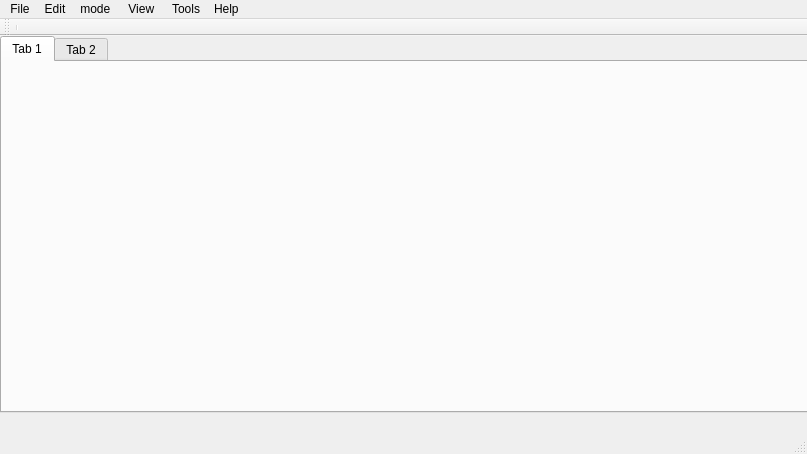
<?xml version="1.0" encoding="UTF-8"?>
<ui version="4.0">
 <class>MainWindow</class>
 <widget class="QMainWindow" name="MainWindow">
  <property name="geometry">
   <rect>
    <x>0</x>
    <y>0</y>
    <width>807</width>
    <height>454</height>
   </rect>
  </property>
  <property name="windowTitle">
   <string>MainWindow</string>
  </property>
  <widget class="QWidget" name="centralwidget">
   <widget class="QTabWidget" name="tabWidget">
    <property name="geometry">
     <rect>
      <x>0</x>
      <y>0</y>
      <width>820</width>
      <height>377</height>
     </rect>
    </property>
    <property name="currentIndex">
     <number>0</number>
    </property>
    <widget class="QWidget" name="tab">
     <attribute name="title">
      <string>Tab 1</string>
     </attribute>
     <layout class="QHBoxLayout" name="horizontalLayout">
      <item>
       <spacer name="horizontalSpacer">
        <property name="orientation">
         <enum>Qt::Horizontal</enum>
        </property>
        <property name="sizeHint" stdset="0">
         <size>
          <width>748</width>
          <height>20</height>
         </size>
        </property>
       </spacer>
      </item>
      <item>
       <widget class="QWidget" name="widget" native="true"/>
      </item>
      <item>
       <spacer name="verticalSpacer">
        <property name="orientation">
         <enum>Qt::Vertical</enum>
        </property>
        <property name="sizeHint" stdset="0">
         <size>
          <width>20</width>
          <height>330</height>
         </size>
        </property>
       </spacer>
      </item>
     </layout>
    </widget>
    <widget class="QWidget" name="tab_2">
     <attribute name="title">
      <string>Tab 2</string>
     </attribute>
    </widget>
   </widget>
  </widget>
  <widget class="QMenuBar" name="menubar">
   <property name="geometry">
    <rect>
     <x>0</x>
     <y>0</y>
     <width>807</width>
     <height>21</height>
    </rect>
   </property>
   <widget class="QMenu" name="menuFile">
    <property name="title">
     <string>File</string>
    </property>
    <addaction name="actionOpen"/>
    <addaction name="actionSave"/>
    <addaction name="actionSave_As"/>
    <addaction name="separator"/>
    <addaction name="actionExort_to"/>
    <addaction name="actionExport_to_GDF"/>
    <addaction name="actionExport_Events"/>
    <addaction name="actionImport_Events"/>
    <addaction name="separator"/>
    <addaction name="actionInfo"/>
    <addaction name="separator"/>
    <addaction name="actionClose"/>
    <addaction name="separator"/>
    <addaction name="actionExit"/>
   </widget>
   <widget class="QMenu" name="menuEdit">
    <property name="title">
     <string>Edit</string>
    </property>
    <addaction name="actionUndo"/>
    <addaction name="actionRedo"/>
    <addaction name="separator"/>
    <addaction name="actionto_all_channels"/>
    <addaction name="actioncopy_to_channels"/>
    <addaction name="actiondelete"/>
    <addaction name="actionchange_channel"/>
    <addaction name="actionchange_type"/>
    <addaction name="separator"/>
    <addaction name="actioninsert_over"/>
   </widget>
   <widget class="QMenu" name="menumode">
    <property name="title">
     <string>mode </string>
    </property>
    <addaction name="actionNew_event"/>
    <addaction name="actionedit_event"/>
    <addaction name="actionScroll"/>
    <addaction name="actionView_options"/>
   </widget>
   <widget class="QMenu" name="menuView">
    <property name="title">
     <string>View </string>
    </property>
    <widget class="QMenu" name="menuToolbar">
     <property name="title">
      <string>Toolbar </string>
     </property>
     <addaction name="actionFile"/>
     <addaction name="actionMode"/>
     <addaction name="actionView"/>
     <addaction name="separator"/>
     <addaction name="actionHide_All_Toolbars"/>
    </widget>
    <widget class="QMenu" name="menuAnimations">
     <property name="title">
      <string>Animations </string>
     </property>
     <addaction name="actionAnimation"/>
     <addaction name="actionSet_animation_duration"/>
    </widget>
    <addaction name="menuToolbar"/>
    <addaction name="actionStatus_bar"/>
    <addaction name="menuAnimations"/>
    <addaction name="separator"/>
    <addaction name="actionEvents"/>
    <addaction name="actionChannels"/>
    <addaction name="actionScale_All"/>
    <addaction name="separator"/>
    <addaction name="actionZoom_in_vertical"/>
    <addaction name="actionZoom_out_vertical"/>
    <addaction name="actionZoom_in_horizontal"/>
    <addaction name="actionZoom_out_horizontal"/>
    <addaction name="separator"/>
    <addaction name="actionGo_to"/>
    <addaction name="separator"/>
    <addaction name="actionGoto_and_Select_Next_Event"/>
    <addaction name="actionGoto_and_Select_Previos_Event"/>
    <addaction name="separator"/>
    <addaction name="actionFit_View_to_Selected_Event"/>
    <addaction name="actionHide_Events_of_Other_Types"/>
    <addaction name="actionShow_All_Events"/>
   </widget>
   <widget class="QMenu" name="menuTools">
    <property name="title">
     <string>Tools</string>
    </property>
    <addaction name="actionCalculate_mean"/>
    <addaction name="actionPower_Spectrum"/>
   </widget>
   <widget class="QMenu" name="menuHelp">
    <property name="title">
     <string>Help </string>
    </property>
    <addaction name="actionAbout"/>
   </widget>
   <addaction name="menuFile"/>
   <addaction name="menuEdit"/>
   <addaction name="menumode"/>
   <addaction name="menuView"/>
   <addaction name="menuTools"/>
   <addaction name="menuHelp"/>
  </widget>
  <widget class="QStatusBar" name="statusbar"/>
  <widget class="QToolBar" name="toolBar">
   <property name="windowTitle">
    <string>toolBar</string>
   </property>
   <attribute name="toolBarArea">
    <enum>TopToolBarArea</enum>
   </attribute>
   <attribute name="toolBarBreak">
    <bool>false</bool>
   </attribute>
   <addaction name="separator"/>
  </widget>
  <action name="actionOpen">
   <property name="icon">
    <iconset theme="file">
     <normaloff>sigviewer</normaloff>sigviewer</iconset>
   </property>
   <property name="text">
    <string>Open</string>
   </property>
  </action>
  <action name="actionUndo">
   <property name="icon">
    <iconset theme="undo">
     <normaloff>sigviewer</normaloff>sigviewer</iconset>
   </property>
   <property name="text">
    <string>Undo</string>
   </property>
   <property name="shortcut">
    <string>Ctrl+Z</string>
   </property>
  </action>
  <action name="actionRedo">
   <property name="text">
    <string>Redo</string>
   </property>
   <property name="shortcut">
    <string>Ctrl+Y</string>
   </property>
  </action>
  <action name="actionto_all_channels">
   <property name="text">
    <string>to all channels </string>
   </property>
  </action>
  <action name="actioncopy_to_channels">
   <property name="text">
    <string>copy to channels </string>
   </property>
  </action>
  <action name="actiondelete">
   <property name="text">
    <string>delete </string>
   </property>
   <property name="shortcut">
    <string>Del</string>
   </property>
  </action>
  <action name="actionchange_channel">
   <property name="text">
    <string>change channel </string>
   </property>
  </action>
  <action name="actionchange_type">
   <property name="text">
    <string>change type</string>
   </property>
  </action>
  <action name="actioninsert_over">
   <property name="text">
    <string>insert over </string>
   </property>
   <property name="shortcut">
    <string>Ctrl+I</string>
   </property>
  </action>
  <action name="actionNew_event">
   <property name="text">
    <string>New event</string>
   </property>
   <property name="shortcut">
    <string>Ctrl+1</string>
   </property>
  </action>
  <action name="actionedit_event">
   <property name="text">
    <string>edit event </string>
   </property>
   <property name="shortcut">
    <string>Ctrl+2</string>
   </property>
  </action>
  <action name="actionScroll">
   <property name="text">
    <string>Scroll</string>
   </property>
   <property name="shortcut">
    <string>Ctrl+3</string>
   </property>
  </action>
  <action name="actionView_options">
   <property name="text">
    <string>View options </string>
   </property>
   <property name="shortcut">
    <string/>
   </property>
  </action>
  <action name="actionStatus_bar">
   <property name="text">
    <string>Status bar </string>
   </property>
  </action>
  <action name="actionEvents">
   <property name="text">
    <string>Events...</string>
   </property>
  </action>
  <action name="actionChannels">
   <property name="text">
    <string>Channels...</string>
   </property>
  </action>
  <action name="actionScale_All">
   <property name="text">
    <string>Scale All...</string>
   </property>
  </action>
  <action name="actionZoom_in_vertical">
   <property name="text">
    <string>Zoom In vertical </string>
   </property>
   <property name="shortcut">
    <string>Ctrl++</string>
   </property>
  </action>
  <action name="actionZoom_out_vertical">
   <property name="text">
    <string>Zoom out vertical </string>
   </property>
   <property name="shortcut">
    <string>Ctrl+-</string>
   </property>
  </action>
  <action name="actionZoom_in_horizontal">
   <property name="text">
    <string>Zoom In horizontal </string>
   </property>
   <property name="shortcut">
    <string>Alt++</string>
   </property>
  </action>
  <action name="actionZoom_out_horizontal">
   <property name="text">
    <string>Zoom Out horizontal </string>
   </property>
   <property name="shortcut">
    <string>Alt+-</string>
   </property>
  </action>
  <action name="actionGo_to">
   <property name="text">
    <string>Go to...</string>
   </property>
  </action>
  <action name="actionGoto_and_Select_Next_Event">
   <property name="text">
    <string>Goto and Select Next Event</string>
   </property>
   <property name="shortcut">
    <string>Ctrl+Right</string>
   </property>
  </action>
  <action name="actionGoto_and_Select_Previos_Event">
   <property name="text">
    <string>Goto and Select Previos Event</string>
   </property>
   <property name="shortcut">
    <string>Ctrl+Left</string>
   </property>
  </action>
  <action name="actionFit_View_to_Selected_Event">
   <property name="text">
    <string>Fit View to Selected Event</string>
   </property>
  </action>
  <action name="actionHide_Events_of_Other_Types">
   <property name="text">
    <string>Hide Events of other Type</string>
   </property>
  </action>
  <action name="actionShow_All_Events">
   <property name="text">
    <string>Show All Events</string>
   </property>
  </action>
  <action name="actionSave">
   <property name="text">
    <string>Save</string>
   </property>
  </action>
  <action name="actionSave_As">
   <property name="text">
    <string>Save as...</string>
   </property>
  </action>
  <action name="actionExort_to">
   <property name="text">
    <string>Exort to PNG</string>
   </property>
  </action>
  <action name="actionExport_to_GDF">
   <property name="text">
    <string>Export to GDF</string>
   </property>
  </action>
  <action name="actionExport_Events">
   <property name="text">
    <string>Export Events </string>
   </property>
  </action>
  <action name="actionImport_Events">
   <property name="text">
    <string>Import Events </string>
   </property>
  </action>
  <action name="actionInfo">
   <property name="text">
    <string>Info...</string>
   </property>
  </action>
  <action name="actionClose">
   <property name="text">
    <string>Close</string>
   </property>
   <property name="shortcut">
    <string/>
   </property>
  </action>
  <action name="actionExit">
   <property name="text">
    <string>Exit</string>
   </property>
  </action>
  <action name="actionCalculate_mean">
   <property name="text">
    <string>Calculate mean...</string>
   </property>
  </action>
  <action name="actionPower_Spectrum">
   <property name="text">
    <string>Power Spectrum...</string>
   </property>
  </action>
  <action name="actionAbout">
   <property name="text">
    <string>About</string>
   </property>
  </action>
  <action name="actionFile">
   <property name="checkable">
    <bool>true</bool>
   </property>
   <property name="checked">
    <bool>true</bool>
   </property>
   <property name="text">
    <string>File </string>
   </property>
  </action>
  <action name="actionMode">
   <property name="checkable">
    <bool>true</bool>
   </property>
   <property name="checked">
    <bool>true</bool>
   </property>
   <property name="text">
    <string>Mode </string>
   </property>
  </action>
  <action name="actionView">
   <property name="checkable">
    <bool>true</bool>
   </property>
   <property name="checked">
    <bool>true</bool>
   </property>
   <property name="text">
    <string>View </string>
   </property>
  </action>
  <action name="actionHide_All_Toolbars">
   <property name="text">
    <string>Hide All Toolbars</string>
   </property>
  </action>
  <action name="actionAnimation">
   <property name="text">
    <string>Animation </string>
   </property>
  </action>
  <action name="actionSet_animation_duration">
   <property name="text">
    <string>Set Animation Duration</string>
   </property>
  </action>
 </widget>
 <resources/>
 <connections/>
</ui>
